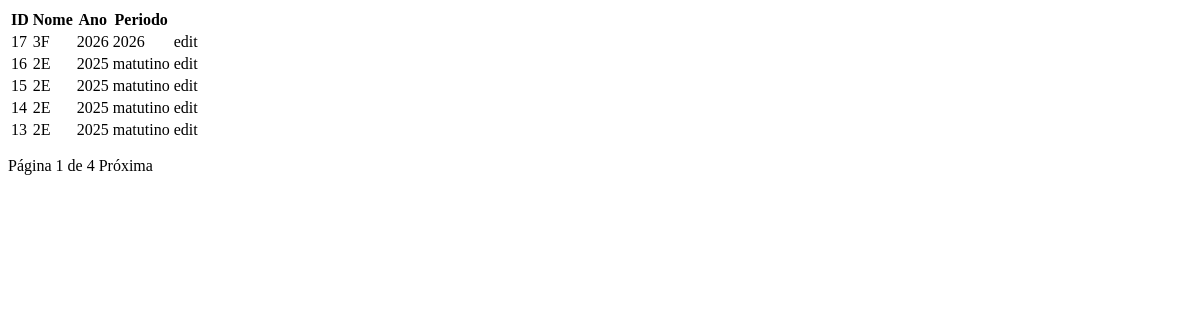
/turma/lista/, run on an earlier commit of the app's database.
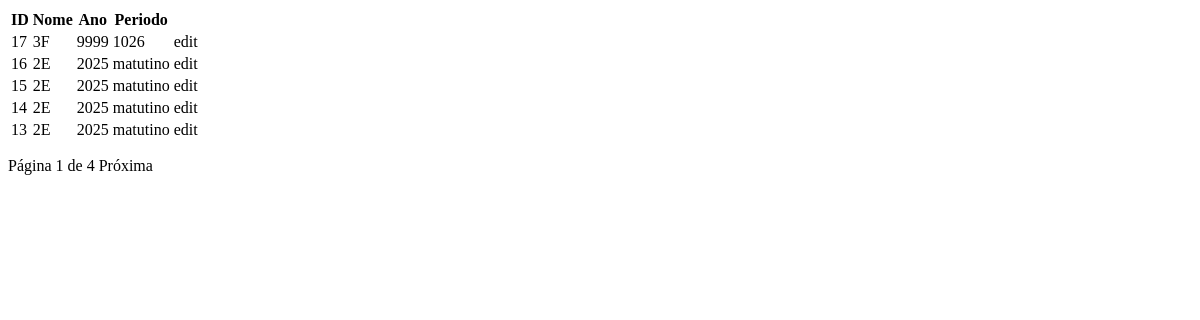
And on a later commit of the database.
### app/models.py (models this page shows)
class Turmas(db.Model):
    id = db.Column(db.Integer, primary_key=True)
    nome = db.Column(db.String(100), nullable=False)
    descricao = db.Column(db.Text)
    ano = db.Column(db.Integer, nullable=False)
    dataInicio = db.Column(db.Date, nullable=False)
    dataFinal = db.Column(db.Date)
    periodo = db.Column(db.String(50))
    alunos = db.relationship('Aluno', backref='turma', lazy=True)

### app/routes.py (the view)
@app.route('/turma/lista/')
def lista_turma():
    page = request.args.get('page', 1, type=int)
    turmas = Turmas.query.order_by(Turmas.id.desc()).paginate(page=page, per_page=5, error_out=False)
    return render_template('partials/turma_lista.html', turmas=turmas)

### app/templates/partials/turma_lista.html (shortened to what this page needs)
<table >
    <thead>
        <tr>
            <th>ID</th>
            <th>Nome</th>
            <th>Ano</th>
            <th>Periodo</th>
            <th></th>
        </tr>
    </thead>
    <tbody>
        {% for turma in turmas %}
            <tr>
                <td>{{ turma.id }}</td>
                <td>{{ turma.nome}}</td>
                <td>{{ turma.ano }}</td>
                <td>{{ turma.periodo }}</td>
                <td >
                    <a
                        hx-get="{{ url_for('update_turma', id=turma.id) }}"
                        hx-target="#container-form"
                        hx-swap="innerHTML">
                        edit
                    </a>
                </td>
            </tr>
        {% endfor %}
    </tbody>
</table>
<div class="pagination" style="margin-top: 15px;">
    Página {{ turmas.page }} de {{ turmas.pages }}
    {% if turmas.has_next %}
        <a hx-get="{{ url_for('lista_turma', page=turmas.next_num) }}"
            hx-target="#lista-turmas"
            hx-swap="innerHTML"
        >
            Próxima
        </a>
    {% endif %}
</div>

What changed in the data, as far as the page shows it:
changed Turmas id 17: ano "2026" → "9999"; periodo "2026" → "1026"
